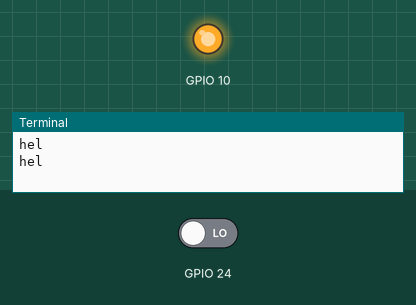
Bench run of a program on a simulated Raspberry Pi (BCM pin numbers). On the bench: output pins drawn as LEDs (lit = HIGH), the last lines printed to the terminal. The test bench sets the inputs (shaded band); at power-on: GPIO 24 LOW.

Above: at 1.2 s.
1.3 s: GPIO 24 driven HIGH
At 2.9 s:
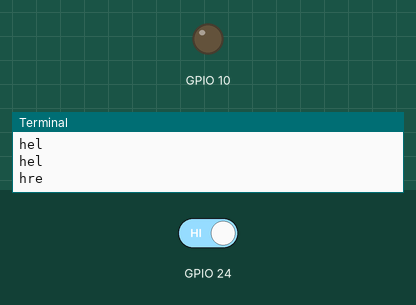
3.5 s: GPIO 24 driven LOW
At 4.5 s:
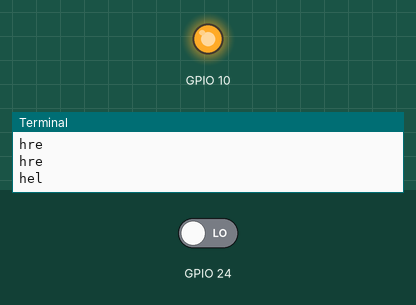
Timing chart, 0 to 6.5 s (numbered marks = the images above; inputs shaded):
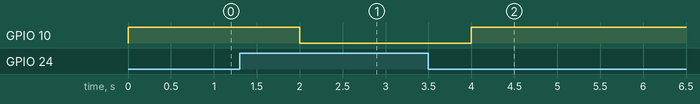

Measured:
- after the input at 1.3 s, GPIO 10: HIGH → LOW after 0.70 s
- after the input at 3.5 s, GPIO 10: LOW → HIGH after 0.50 s

The program:

simple_switch.py
```python
# Import the required module.
import RPi.GPIO as GPIO
import time
# Set the mode of numbering the pins.
GPIO.setmode(GPIO.BCM)
# GPIO pin 10 is the output.
GPIO.setup(10, GPIO.OUT)
# GPIO pin 8 is the input.
GPIO.setup(24, GPIO.IN)
# Initialise GPIO10 to high (true) so that the LED is off.
GPIO.output(10, True)
while 1:
    if GPIO.input(24):
        GPIO.output( 10, False)
	print "hre"
    else:
        # When the button switch is not pressed, turn off the LED.
        GPIO.output( 10, True)
	print('hel')
    time.sleep(1)
```
